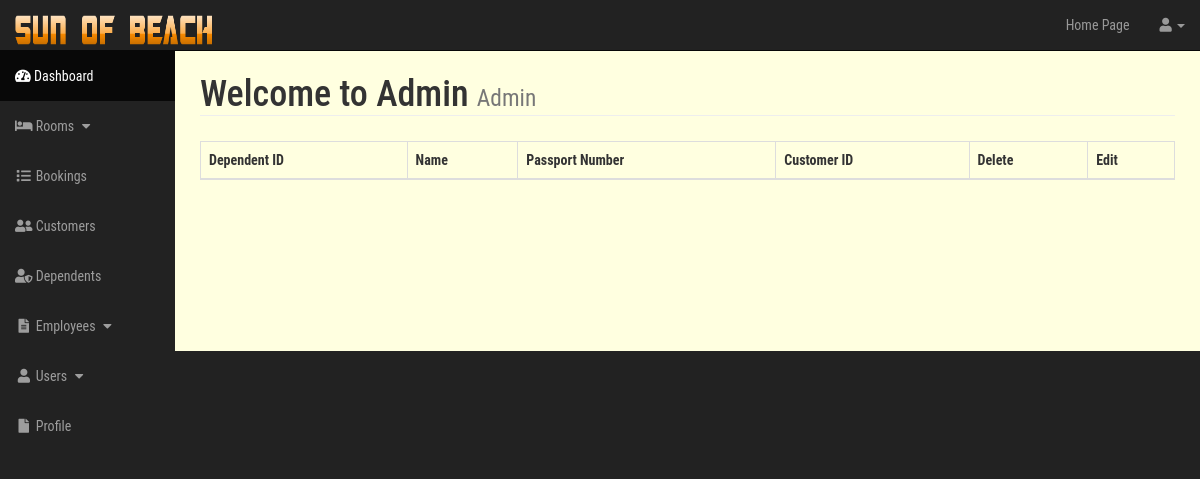
The app's page /admin/dependents.php, older data.
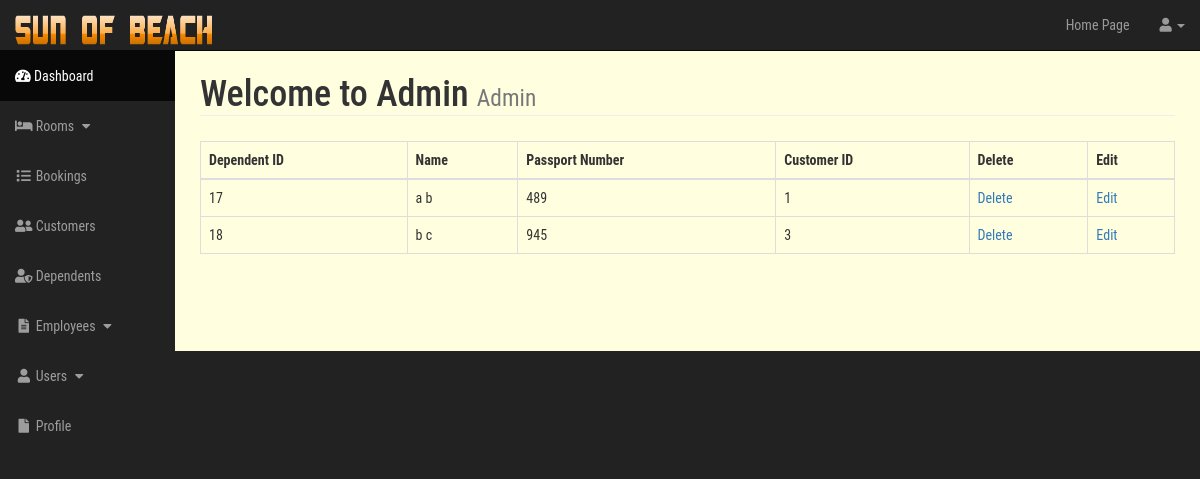
The same page, newer data.
### tables this page shows
CREATE TABLE `dependents` (
  `dep_id` int(11) NOT NULL,
  `dep_name` varchar(20) NOT NULL,
  `passport_no` int(11) NOT NULL,
  `cust_id` int(11) NOT NULL
);

### admin/include/view_all_dependents.php (the view, shortened to what this page needs)
<table class="table table-bordered table-hover">
    <thead>
        <tr>
            <th>Dependent ID</th>
            <th>Name</th>
            <th>Passport Number</th>
            <th>Customer ID</th>
            <th>Delete</th>
            <th>Edit</th>
        </tr>
    </thead>
    <tbody>
        <?php
        $query = "SELECT * FROM dependents";
        $select_bookings=mysqli_query($con, $query);
        while($row=mysqli_fetch_assoc($select_bookings)){
            $cust_id=$row['cust_id'];
            $dep_id=$row['dep_id'];
            $dep_name=$row['dep_name'];
            $passport_no=$row['passport_no'];
            echo "<tr><td>{$dep_id}</td>";
            echo "<td>{$dep_name}</td>";
            echo "<td>{$passport_no}</td>";
            echo "<td>{$cust_id}</td>";
            echo "<td><a href='dependents.php?delete={$dep_id}'>Delete</a></td>";
            echo "<td><a href='dependents.php?source=edit_dependent&p_id={$dep_id}'>Edit</a></td>";
            echo "</tr>";
        }
        ?>
    </tbody>
</table>

### admin/include/admin_header.php (shortened to what this page needs)
<!DOCTYPE html>
<html lang="en">
<head>
    <link href="css/bootstrap.min.css" rel="stylesheet">
    <link href="css/sb-admin.css" rel="stylesheet">
    <link href="font-awesome/css/font-awesome.min.css" rel="stylesheet" type="text/css">
    <link rel="stylesheet" type="text/css" href="https://cdnjs.cloudflare.com/ajax/libs/font-awesome/5.15.1/css/all.min.css">
</head>
<body>

### admin/dependents.php (shortened to what this page needs)
<?php include "include/admin_header.php" ?>
    <div id="wrapper">
        <?php include "include/admin_navigation.php" ?>
        <div id="page-wrapper">
            <div class="container-fluid">
                <div class="row">
                    <div class="col-lg-12">
                        <h1 class="page-header">
                            Welcome to Admin
                            <small>Admin</small>
                        </h1>
                        <?php
                        if(isset($_GET['source'])){
                            $source=$_GET['source'];
                        }
                        else{
                            $source='';
                        }
                        switch($source){
                            default:
                            include "include/view_all_dependents.php";
                            break;
                        }
                        ?>
                    </div>
                 </div>
            </div>
        </div>
    </div>
</body>
</html>

### admin/include/admin_navigation.php (shortened to what this page needs)
<nav class="navbar navbar-inverse navbar-fixed-top" role="navigation">
            <div class="navbar-header">
                <a class="navbar-brand" href="index.php"><img src="../images/title.png" style="height: 30px; width: 200px;"></a>
            </div>
            <ul class="nav navbar-right top-nav">
                <li><a href="../index.php">Home Page</a></li>
                <li class="dropdown">
                    <a href="#" class="dropdown-toggle" data-toggle="dropdown"><i class="fa fa-user"></i> <?php echo $_SESSION['user'] ?><b class="caret"></b></a>
                </li>
            </ul>
            <div class="collapse navbar-collapse navbar-ex1-collapse">
                <ul class="nav navbar-nav side-nav">
                    <li class="active">
                        <a href="index.php"><i class="fas fa-tachometer-alt"></i> Dashboard</a>
                    </li>
                    <li>
                        <a href="javascript:;" data-toggle="collapse" data-target="#rooms_dropdown"><i class="fa fa-fw fa-bed"></i> Rooms <i class="fa fa-fw fa-caret-down"></i></a>
                    </li>
                    <li>
                        <a href="booking.php"><i class="fa fa-fw fa-list"></i> Bookings</a>
                    </li>
                    <li>
                        <a href="customers.php"><i class="fa fa-fw fa-user-friends"></i> Customers</a>
                    </li>
                    <li>
                        <a href="dependents.php"><i class="fa fa-fw fa-user-shield"></i> Dependents</a>
                    </li>
                    <li>
                        <a href="javascript:;" data-toggle="collapse" data-target="#employees_dropdown"><i class="fa fa-fw fa-file-text"></i> Employees <i class="fa fa-fw fa-caret-down"></i></a>
                    </li>
                    <li>
                        <a href="javascript:;" data-toggle="collapse" data-target="#users"><i class="fa fa-fw fa-user"></i> Users <i class="fa fa-fw fa-caret-down"></i></a>
                    </li>
                    <li>
                        <a href="profile.php"><i class="fa fa-fw fa-file"></i> Profile</a>
                    </li>
                </ul>
            </div>
        </nav>

### admin/css/sb-admin.css (style rules this page uses)
body { margin-top: 100px; background-color: #222; font-family: 'Roboto Condensed', sans-serif; }
@media (min-width:768px) { body { margin-top: 50px; } }
#wrapper { padding-left: 0; }
#page-wrapper { width: 100%; padding: 0; background-color: lightyellow; min-height: 301px; }
@media (min-width:768px) { #wrapper { padding-left: 175px; } }
@media (min-width:768px) { #page-wrapper { padding: 10px; } }
.top-nav { padding: 0 15px; }
.top-nav>li { display: inline-block; float: left; }
.top-nav>li>a { padding-top: 15px; padding-bottom: 15px; line-height: 20px; color: #999; }
@media (min-width:768px) { .side-nav { position: fixed; top: 51px; left: 175px; width: 175px; margin-left: -175px; border: none; border-radius: 0; overflow-y: auto; background-color: #222; } }
@media (min-width:768px) { .side-nav>li>a { width: 175px; } }
h1.page-header { padding: 0; margin: 15px 0 25px 0; }

Row changes from the older to the newer data that the page shows:
added dependents: dep_id "17", dep_name "a b", passport_no "489", cust "1"
added dependents: dep_id "18", dep_name "b c", passport_no "945", cust "3"
